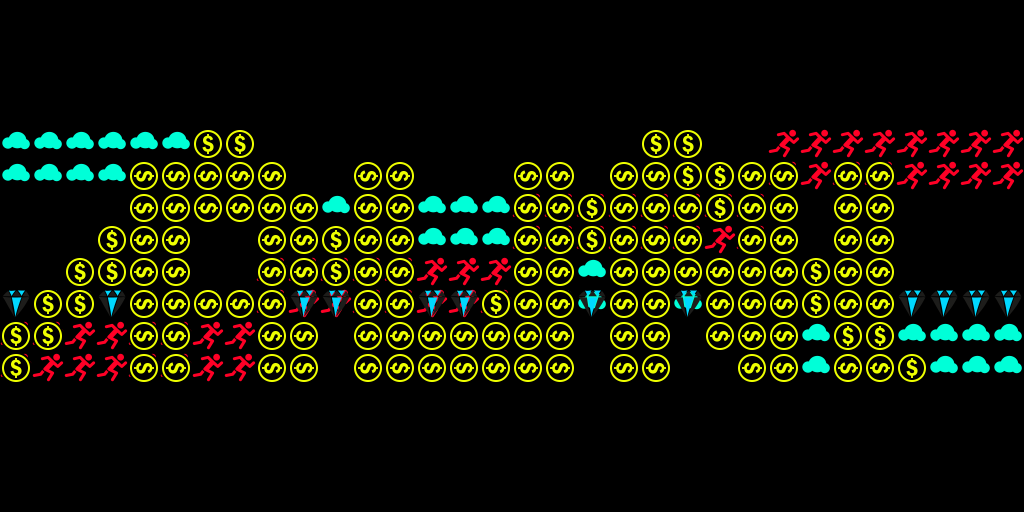

This is a level from a 2D game, rendered from its Tiled map with the project's own tilesets. A one-line summary and the map file follow, with tile-layer data summarised:
An orthogonal 32x16 tile map with 32x32 px tiles, 5 tile layers (food, boosters, items, coins, ...).

<map version="1.0" orientation="orthogonal" renderorder="right-down" width="32" height="16" tilewidth="32" tileheight="32" nextobjectid="1">
 <tileset firstgid="1" name="tileset" tilewidth="32" tileheight="32">
  <image source="tileset.png" width="512" height="512" />
 </tileset>
 <layer name="food" width="32" height="16">
  <data>[512 cells, 64 non-empty, 1 distinct tile ids]</data>
 </layer>
 <layer name="boosters" width="32" height="16">
  <data>[512 cells, 64 non-empty, 1 distinct tile ids]</data>
 </layer>
 <layer name="items" width="32" height="16">
  <data>[512 cells, 32 non-empty, 1 distinct tile ids]</data>
 </layer>
 <layer name="coins" width="32" height="16">
  <data>[512 cells, 57 non-empty, 1 distinct tile ids]</data>
 </layer>
 <layer name="introCoins" width="32" height="16">
  <data>[512 cells, 112 non-empty, 1 distinct tile ids]</data>
 </layer>
</map>